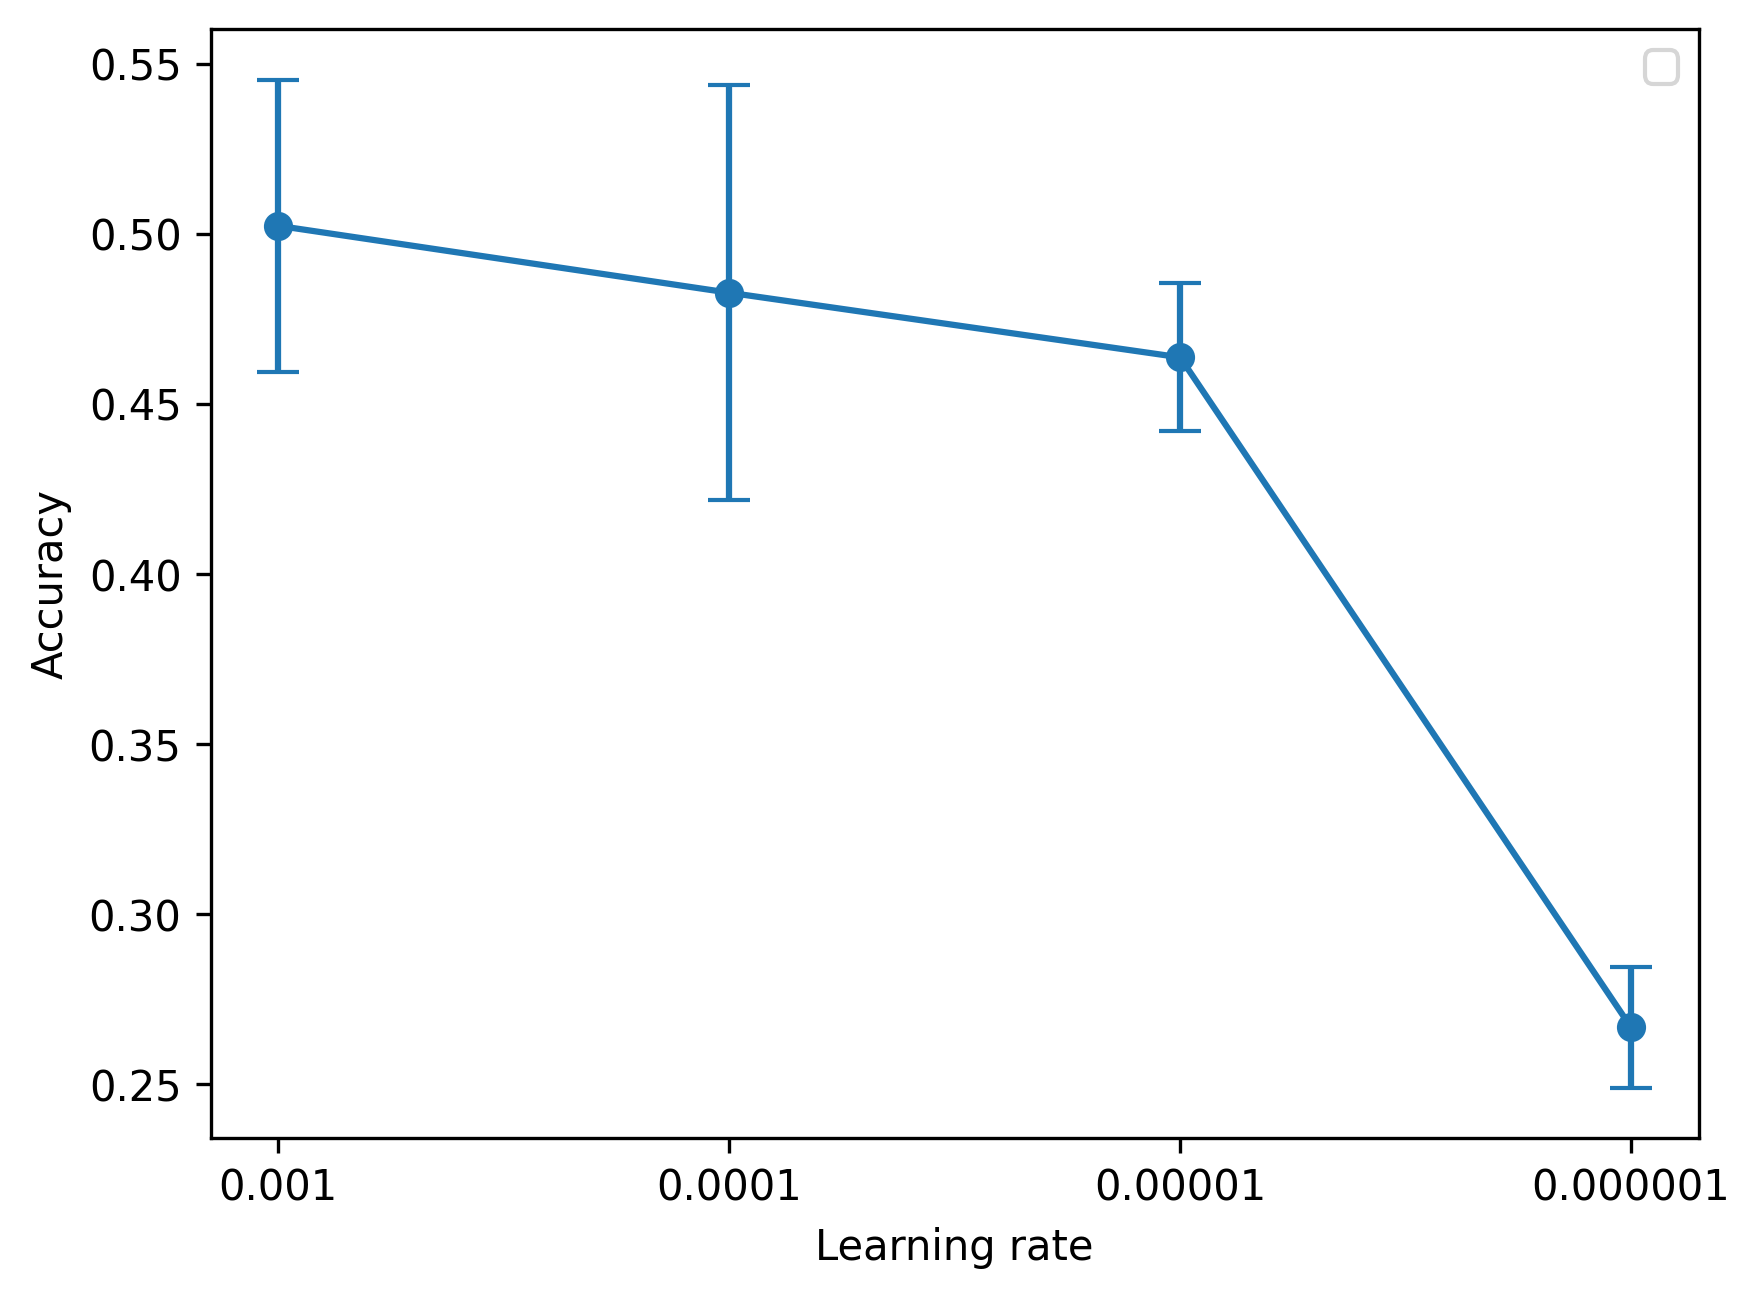

Python code for this plot:
import matplotlib.pyplot as plt
import numpy as np

# Data
a = [0.560, 0.490, 0.457]
b = [0.403, 0.551, 0.494]
c = [0.453, 0.494, 0.444]
d = [0.290, 0.263, 0.247]


# Calculate averages
avg_a = np.mean(a)
avg_b = np.mean(b)
avg_c = np.mean(c)
avg_d = np.mean(d)

# Calculate standard deviations (as error bars)
std_a = np.std(a)
std_b = np.std(b)
std_c = np.std(c)
std_d = np.std(d)
# X-axis labels (e.g., categories or time points)
x = [1, 2, 3, 4]  # Representing the two datasets

# Averages and errors
averages = [avg_a, avg_b, avg_c, avg_d]
errors = [std_a, std_b, std_c, std_d]

# Plot
plt.errorbar(x, averages, yerr=errors, fmt='o-', capsize=5)

# Add labels and title
plt.xticks(x, ['0.001', '0.0001', '0.00001', '0.000001'])  # Label x-axis
plt.xlabel('Learning rate')
plt.ylabel('Accuracy')
#plt.title('Learning_rate')
plt.legend()
plt.savefig("learning_rate.png", dpi=300, bbox_inches='tight')
# Show plot
plt.show()